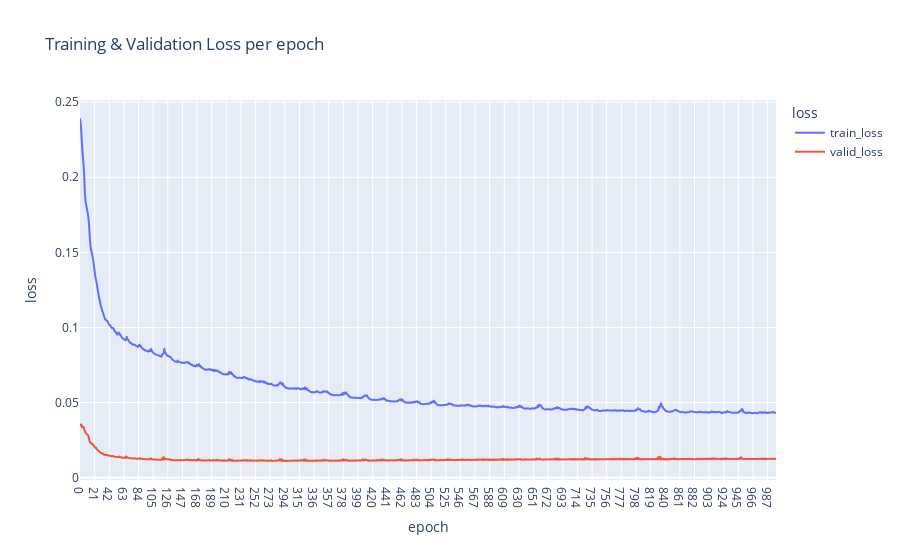

Here is the notebook cell this chart was saved with:
### Code cell
df.plot(title="Training & Validation Loss per epoch", labels=dict(index="epoch", value="loss", variable="loss"))

### Figure 1 — Plotly figure (JSON) as saved in the notebook; plotly's stock layout.template omitted (floating-point values rounded to 4 significant figures; data arrays with more than 128 entries replaced by an {"elided": "..."} marker saying what was removed)
{"data": [{"hovertemplate": "loss=%{y}<br>epoch=%{x}<extra></extra>", "legendgroup": "train_loss", "line": {"color": "#636efa", "dash": "solid"}, "marker": {"symbol": "circle"}, "mode": "lines", "name": "train_loss", "showlegend": true, "type": "scattergl", "x": {"elided": "1000 str values"}, "xaxis": "x", "y": {"elided": "1000 float values"}, "yaxis": "y"}, {"hovertemplate": "loss=%{y}<br>epoch=%{x}<extra></extra>", "legendgroup": "valid_loss", "line": {"color": "#EF553B", "dash": "solid"}, "marker": {"symbol": "circle"}, "mode": "lines", "name": "valid_loss", "showlegend": true, "type": "scattergl", "x": {"elided": "1000 str values"}, "xaxis": "x", "y": {"elided": "1000 float values"}, "yaxis": "y"}], "layout": {"legend": {"title": {"text": "loss"}, "tracegroupgap": 0}, "title": {"text": "Training & Validation Loss per epoch"}, "xaxis": {"anchor": "y", "domain": [0, 1], "title": {"text": "epoch"}}, "yaxis": {"anchor": "x", "domain": [0, 1], "title": {"text": "loss"}}}}
